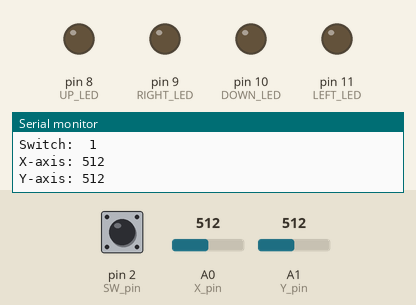
Recording of a sketch running on a simulated Arduino Uno, built with avr-gcc and run on an emulated ATmega328P. Shown: output pins drawn as LEDs (lit = HIGH), the last lines printed to the serial monitor. The test bench sets the inputs (shaded band); at power-on: A0 (X_pin) = 512, A1 (Y_pin) = 512, pin 2 (SW_pin) HIGH.

Above: at 1.3 s.
1.4 s: A0 (X_pin) set to 0
At 1.9 s:
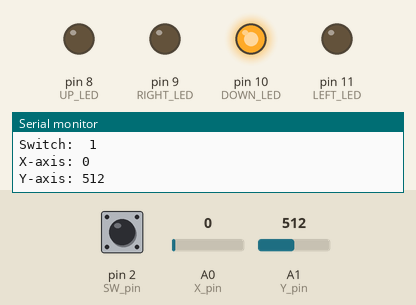
3.0 s: A0 (X_pin) set to 1023
At 4.2 s:
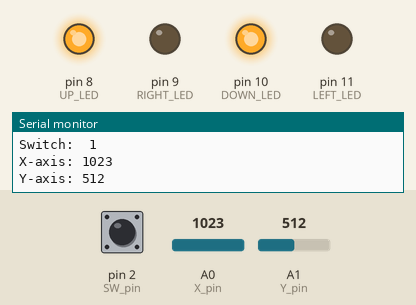
4.5 s: A0 (X_pin) set to 1015
At 5.6 s:
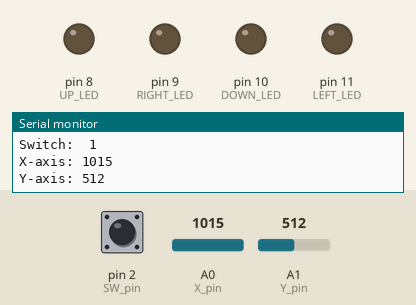
6.0 s: A1 (Y_pin) set to 0
At 6.9 s:
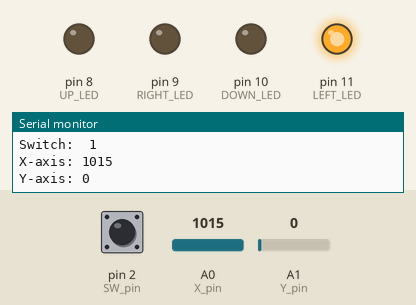
7.5 s: A1 (Y_pin) set to 1023
At 8.2 s:
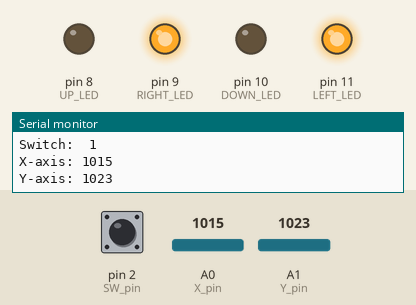
9.0 s: A1 (Y_pin) set to 1010
At 9.5 s:
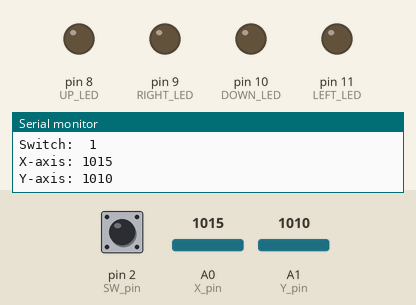
Timing chart, 0 to 11.5 s (numbered marks = the images above; inputs shaded):
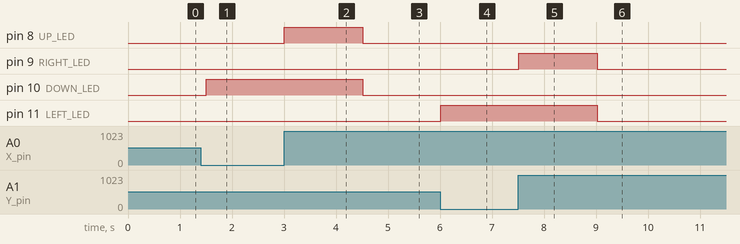

The sketch:

joystick-demo1.ino
```cpp
// Arduino pin numbers
const int SW_pin = 2; // digital pin connected to switch output
const int X_pin = 0; // analog pin connected to X output
const int Y_pin = 1; // analog pin connected to Y output

#define UP_LED 8
#define RIGHT_LED 9
#define DOWN_LED 10
#define LEFT_LED 11

void setup() {
  pinMode(SW_pin, INPUT);
  digitalWrite(SW_pin, HIGH);
  Serial.begin(115200);

  pinMode(UP_LED , OUTPUT);
  pinMode(RIGHT_LED , OUTPUT);
  pinMode(LEFT_LED , OUTPUT);
  pinMode(DOWN_LED , OUTPUT);
}

void loop() {
  Serial.print("Switch:  ");
  Serial.print(digitalRead(SW_pin));
  Serial.print("\n");
  Serial.print("X-axis: ");
  Serial.print(analogRead(X_pin));
  Serial.print("\n");
  Serial.print("Y-axis: ");
  Serial.println(analogRead(Y_pin));
  Serial.print("\n\n");

  delay(500);

  if(analogRead(X_pin) == 1023) {
    digitalWrite(UP_LED , HIGH);
  } else if(analogRead(X_pin) == 0) {
    digitalWrite(DOWN_LED , HIGH);
  } else if(analogRead(Y_pin) == 1023) {
    digitalWrite(RIGHT_LED , HIGH);
  } else if(analogRead(Y_pin) == 0) {
    digitalWrite(LEFT_LED , HIGH);
  } else if(digitalRead(SW_pin) == 0) {
    digitalWrite(UP_LED , HIGH);
    digitalWrite(LEFT_LED , HIGH);
    digitalWrite(RIGHT_LED , HIGH);
    digitalWrite(DOWN_LED , HIGH);
  } else {
    digitalWrite(UP_LED , LOW);
    digitalWrite(LEFT_LED , LOW);
    digitalWrite(RIGHT_LED , LOW);
    digitalWrite(DOWN_LED , LOW);
  }
}
```

Measured:
- the behaviour switches between 1023 and 1022 on A0 (X_pin) (found by bisection; images 2 and 3)
- the behaviour switches between 1023 and 1022 on A1 (Y_pin) (found by bisection; images 5 and 6)
- after the input at 1.4 s, pin 10 (DOWN_LED): LOW → HIGH after 0.10 s
- after the input at 3.0 s, pin 8 (UP_LED): LOW → HIGH at once
- after the input at 4.5 s, pin 8 (UP_LED), pin 10 (DOWN_LED): HIGH → LOW at once
- after the input at 6.0 s, pin 11 (LEFT_LED): LOW → HIGH at once
- after the input at 7.5 s, pin 9 (RIGHT_LED): LOW → HIGH at once
- after the input at 9.0 s, pin 9 (RIGHT_LED), pin 11 (LEFT_LED): HIGH → LOW at once
